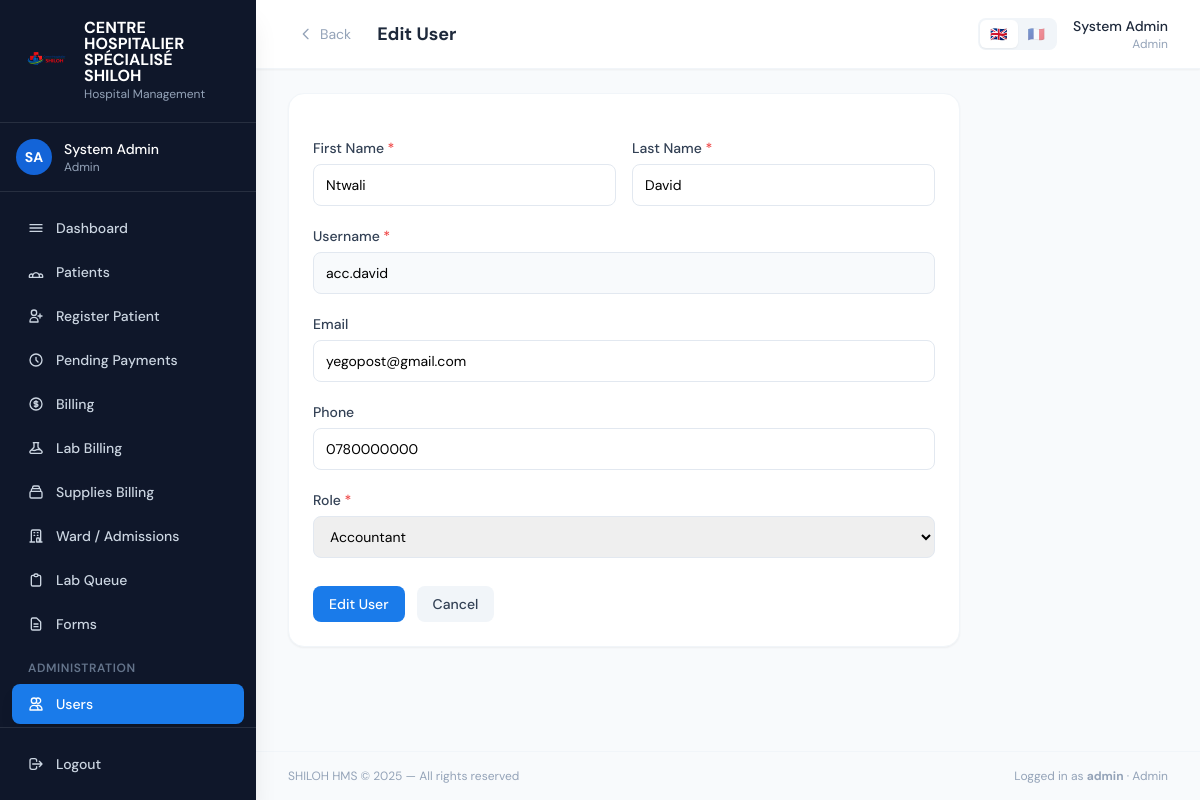
The app's page /users/45/edit/ (signed in) with its own data.
### core/models.py (models this page shows, shortened)
class HospitalSettings(models.Model):
    hospital_name = models.CharField(
        max_length=200, default='Hospital',
        help_text="Hospital name shown on receipts and the login page"
    )
    logo = models.ImageField(
        upload_to='hospital_logo/', null=True, blank=True,
        help_text="Logo shown on login page, receipts, and as favicon"
    )
    logo_size = models.CharField(
        max_length=10, choices=LogoSize.choices, default=LogoSize.MEDIUM,
        help_text="Display size of the logo on the login page and sidebar"
    )
    consultation_fee = models.DecimalField(
        max_digits=12, decimal_places=2, default=0,
        help_text="Standard consultation fee in CDF"
    )
    fixed_fee = models.DecimalField(
        max_digits=14, decimal_places=2, default=46136.71,
        help_text="Fixed administrative fee in CDF added to every bill"
    )
    currency = models.CharField(
        max_length=10, default='CDF',
        help_text="Primary currency code or symbol (e.g. CDF, RWF, KES)"
    )
    language = models.CharField(
        max_length=10,
        choices=[('en', 'English'), ('fr', 'Français')],
        default='en',
        help_text="System-wide display language for all users"
    )
    updated_at = models.DateTimeField(auto_now=True)
    updated_by = models.ForeignKey(
        'User', null=True, blank=True, on_delete=models.SET_NULL, related_name='settings_updated'
    )
    class Meta:
        verbose_name = "Hospital Settings"
    @classmethod
    def get(cls):
        obj, _ = cls.objects.get_or_create(pk=1)
        return obj

class User(AbstractUser):
    role = models.CharField(max_length=20, choices=Role.choices, default=Role.RECEPTIONIST)
    specialty = models.CharField(
        max_length=30, choices=Specialty.choices, blank=True, default='',
        help_text="Only applicable for doctors"
    )
    phone = models.CharField(max_length=20, blank=True)
    is_deleted = models.BooleanField(default=False)
    must_change_password = models.BooleanField(default=False)
    preferred_language = models.CharField(
        max_length=5, choices=Language.choices, blank=True, default='',
        help_text="If blank, the hospital's default system language is used."
    )
    created_by = models.ForeignKey(
        'self', null=True, blank=True, on_delete=models.SET_NULL, related_name='created_users'
    )

### core/views.py (the view, shortened to what this page needs)
# urls.py: path('users/<int:pk>/edit/', views.user_edit, name='user_edit'),
@admin_required
def user_edit(request, pk):
    user = get_object_or_404(User, pk=pk, is_deleted=False)
    return render(request, 'core/user_form.html', {'obj': user, 'roles': Role.choices, 'specialties': Specialty.choices, 'action': 'Edit'})

### templates/core/user_form.html (shortened to what this page needs)
{% extends 'base.html' %}
{% load i18n %}
{% block page_title %}{{ action }} User{% endblock %}
{% block content %}
<div class="max-w-2xl">
<div class="card">
  <form method="post" class="space-y-5">
    <div class="grid grid-cols-2 gap-4">
      <div><label class="form-label">First Name <span class="text-red-500">*</span></label><input name="first_name" value="{{ obj.first_name|default:'' }}" required class="form-input" /></div>
      <div><label class="form-label">Last Name <span class="text-red-500">*</span></label><input name="last_name" value="{{ obj.last_name|default:'' }}" required class="form-input" /></div>
    </div>
    <div><label class="form-label">Username <span class="text-red-500">*</span></label><input name="username" value="{{ obj.username|default:'' }}" required {% if obj %}readonly class="form-input bg-slate-50"{% else %}class="form-input"{% endif %} /></div>
    <div><label class="form-label">Email</label><input type="email" name="email" value="{{ obj.email|default:'' }}" class="form-input" /></div>
    <div><label class="form-label">Phone</label><input name="phone" value="{{ obj.phone|default:'' }}" class="form-input" /></div>
    <div>
      <label class="form-label">Role <span class="text-red-500">*</span></label>
      <select name="role" id="roleSelect" required class="form-input">
        {% for val, label in roles %}
        <option value="{{ val }}" {% if obj.role == val %}selected{% endif %}>{{ label }}</option>
        {% endfor %}
      </select>
    </div>
    <div class="flex gap-3 pt-2">
      <button type="submit" class="btn-primary">{{ action }} User</button>
      <a href="{% url 'user_list' %}" class="btn-secondary">Cancel</a>
    </div>
  </form>
</div>
</div>
{% endblock %}

### templates/base.html (shortened to what this page needs)
{% load i18n %}<!DOCTYPE html>
<html lang="{{ request.LANGUAGE_CODE|default:'en' }}">
<head>
  <script src="https://cdn.tailwindcss.com"></script>
</head>
<body class="bg-slate-50 min-h-screen flex">
{% if user.is_authenticated %}
<aside class="w-64 h-screen bg-slate-900 flex flex-col fixed top-0 left-0 z-40 shadow-xl overflow-hidden">
  <div class="px-6 py-5 border-b border-white/10">
    <div class="flex items-center gap-3">
      {% if hospital_logo_url %}
      <img src="{{ hospital_logo_url }}" alt="{{ hospital_name }}"
           style="width:{{ logo_size_px }};height:{{ logo_size_px }};max-width:48px;max-height:48px"
           class="object-contain rounded-xl shrink-0" />
      {% endif %}
      <div>
        <div class="text-white font-bold text-base leading-none">{{ hospital_name|upper }}</div>
        <div class="text-slate-400 text-xs mt-0.5">{% trans "Hospital Management" %}</div>
      </div>
    </div>
  </div>
  <div class="px-4 py-4 border-b border-white/10">
    <div class="flex items-center gap-3">
      <div class="w-9 h-9 bg-brand-700 rounded-full flex items-center justify-center text-white text-sm font-bold">
        {{ user.first_name|first|upper }}{{ user.last_name|first|upper }}
      </div>
      <div class="flex-1 min-w-0">
        <div class="text-white text-sm font-medium truncate">{{ user.get_full_name }}</div>
        <div class="text-slate-400 text-xs capitalize">{{ user.get_role_display }}</div>
      </div>
    </div>
  </div>
  <nav class="flex-1 px-3 py-4 space-y-1 overflow-y-auto">
    <a href="{% url 'dashboard' %}" class="sidebar-link {% if request.resolver_match.url_name == 'dashboard' %}active{% endif %}">
      <svg class="w-4 h-4" fill="none" viewBox="0 0 24 24" stroke="currentColor"><path stroke-linecap="round" stroke-linejoin="round" stroke-width="2" d="M3 7h18M3 12h18M3 17h18"/></svg>
      {% trans "Dashboard" %}
    </a>
    {% if user.role != 'accountant' and user.role != 'lab_technician' %}
    <a href="{% url 'patient_list' %}" class="sidebar-link {% if 'patient' in request.resolver_match.url_name %}active{% endif %}">
      {% trans "Patients" %}
    </a>
    {% endif %}
    {% if user.role == 'receptionist' or user.role == 'admin' %}
    <a href="{% url 'patient_register' %}" class="sidebar-link {% if request.resolver_match.url_name == 'patient_register' %}active{% endif %}">
      <svg class="w-4 h-4" fill="none" viewBox="0 0 24 24" stroke="currentColor"><path stroke-linecap="round" stroke-linejoin="round" stroke-width="2" d="M18 9v3m0 0v3m0-3h3m-3 0h-3m-2-5a4 4 0 11-8 0 4 4 0 018 0zM3 20a6 6 0 0112 0v1H3v-1z"/></svg>
      {% trans "Register Patient" %}
    </a>
    {% endif %}
    {% if user.role == 'accountant' or user.role == 'admin' %}
    <a href="{% url 'pending_billing_list' %}" class="sidebar-link {% if 'pending_billing' in request.resolver_match.url_name %}active{% endif %}">
      <svg class="w-4 h-4" fill="none" viewBox="0 0 24 24" stroke="currentColor"><path stroke-linecap="round" stroke-linejoin="round" stroke-width="2" d="M12 8v4l3 3m6-3a9 9 0 11-18 0 9 9 0 0118 0z"/></svg>
      {% trans "Pending Payments" %}
    </a>
    <a href="{% url 'billing_dashboard' %}" class="sidebar-link {% if 'billing_dashboard' == request.resolver_match.url_name or 'payment' in request.resolver_match.url_name %}active{% endif %}">
      {% trans "Billing" %}
    </a>
    <a href="{% url 'lab_billing_list' %}" class="sidebar-link {% if 'lab_billing' in request.resolver_match.url_name or 'lab_payment' in request.resolver_match.url_name %}active{% endif %}">
      {% trans "Lab Billing" %}
    </a>
    <a href="{% url 'supplies_billing_list' %}" class="sidebar-link {% if 'supplies_billing' in request.resolver_match.url_name %}active{% endif %}">
      <svg class="w-4 h-4" fill="none" viewBox="0 0 24 24" stroke="currentColor"><path stroke-linecap="round" stroke-linejoin="round" stroke-width="2" d="M19 11H5m14 0a2 2 0 012 2v6a2 2 0 01-2 2H5a2 2 0 01-2-2v-6a2 2 0 012-2m14 0V9a2 2 0 00-2-2M5 11V9a2 2 0 012-2m0 0V5a2 2 0 012-2h6a2 2 0 012 2v2M7 7h10"/></svg>
      {% trans "Supplies Billing" %}
    </a>
    {% endif %}
    {% if user.role == 'nurse' or user.role == 'admin' %}
    <a href="{% url 'admission_list' %}" class="sidebar-link {% if 'admission' in request.resolver_match.url_name %}active{% endif %}">
      <svg class="w-4 h-4" fill="none" viewBox="0 0 24 24" stroke="currentColor"><path stroke-linecap="round" stroke-linejoin="round" stroke-width="2" d="M19 21V5a2 2 0 00-2-2H7a2 2 0 00-2 2v16m14 0h2m-2 0h-5m-9 0H3m2 0h5M9 7h1m-1 4h1m4-4h1m-1 4h1m-2 10v-5a1 1 0 011-1h2a1 1 0 011 1v5m-4 0h4"/></svg>
      {% trans "Ward / Admissions" %}
    </a>
    {% endif %}
    {% if user.role == 'lab_technician' or user.role == 'admin' %}
    <a href="{% url 'lab_queue' %}" class="sidebar-link {% if 'lab' in request.resolver_match.url_name %}active{% endif %}">
      <svg class="w-4 h-4" fill="none" viewBox="0 0 24 24" stroke="currentColor"><path stroke-linecap="round" stroke-linejoin="round" stroke-width="2" d="M9 5H7a2 2 0 00-2 2v12a2 2 0 002 2h10a2 2 0 002-2V7a2 2 0 00-2-2h-2M9 5a2 2 0 002 2h2a2 2 0 002-2M9 5a2 2 0 012-2h2a2 2 0 012 2"/></svg>
      {% trans "Lab Queue" %}
    </a>
    {% endif %}
    <a href="{% url 'forms_library' %}" class="sidebar-link {% if 'forms' in request.resolver_match.url_name %}active{% endif %}">
      <svg class="w-4 h-4" fill="none" viewBox="0 0 24 24" stroke="currentColor"><path stroke-linecap="round" stroke-linejoin="round" stroke-width="2" d="M9 12h6m-6 4h6m2 5H7a2 2 0 01-2-2V5a2 2 0 012-2h5.586a1 1 0 01.707.293l5.414 5.414a1 1 0 01.293.707V19a2 2 0 01-2 2z"/></svg>
      {% trans "Forms" %}
    </a>
    {% if user.role == 'admin' %}
    <div class="pt-3 pb-1 px-4 text-xs font-semibold text-slate-500 uppercase tracking-wider">{% trans "Administration" %}</div>
    <a href="{% url 'user_list' %}" class="sidebar-link {% if 'user' in request.resolver_match.url_name %}active{% endif %}">
      <svg class="w-4 h-4" fill="none" viewBox="0 0 24 24" stroke="currentColor"><path stroke-linecap="round" stroke-linejoin="round" stroke-width="2" d="M12 4.354a4 4 0 110 5.292M15 21H3v-1a6 6 0 0112 0v1zm0 0h6v-1a6 6 0 00-9-5.197M13 7a4 4 0 11-8 0 4 4 0 018 0z"/></svg>
      {% trans "Users" %}
    </a>
    {% endif %}
  </nav>
  <div class="px-3 py-4 border-t border-white/10">
    <a href="{% url 'logout' %}" class="sidebar-link text-red-400 hover:bg-red-500/10 hover:text-red-300">
      <svg class="w-4 h-4" fill="none" viewBox="0 0 24 24" stroke="currentColor"><path stroke-linecap="round" stroke-linejoin="round" stroke-width="2" d="M17 16l4-4m0 0l-4-4m4 4H7m6 4v1a3 3 0 01-3 3H6a3 3 0 01-3-3V7a3 3 0 013-3h4a3 3 0 013 3v1"/></svg>
      {% trans "Logout" %}
    </a>
  </div>
</aside>
<div class="ml-64 flex-1 flex flex-col min-h-screen">
  <header class="bg-white border-b border-slate-100 px-8 py-4 flex items-center justify-between sticky top-0 z-30 shadow-sm">
    <div class="flex items-center gap-4">
      <button onclick="history.back()"
              class="flex items-center gap-1.5 text-slate-400 hover:text-slate-700 hover:bg-slate-100 px-2.5 py-1.5 rounded-lg transition-colors text-sm"
              title="Go back">
        <svg class="w-4 h-4" fill="none" viewBox="0 0 24 24" stroke="currentColor"><path stroke-linecap="round" stroke-linejoin="round" stroke-width="2" d="M15 19l-7-7 7-7"/></svg>
        {% trans "Back" %}
      </button>
      <div>
        <h1 class="text-lg font-bold text-slate-800">{% block page_title %}Dashboard{% endblock %}</h1>
      </div>
    </div>
    <div class="flex items-center gap-4">
      <form method="post" action="{% url 'set_my_language' %}" class="flex items-center bg-slate-100 rounded-lg p-0.5">
        <button type="submit" name="language" value="en" title="English"
                class="px-2.5 py-1 rounded-md text-sm transition-colors {% if user.preferred_language == 'en' or not user.preferred_language %}bg-white shadow-sm{% else %}opacity-50 hover:opacity-80{% endif %}">
          🇬🇧
        </button>
        <button type="submit" name="language" value="fr" title="Français"
                class="px-2.5 py-1 rounded-md text-sm transition-colors {% if user.preferred_language == 'fr' %}bg-white shadow-sm{% else %}opacity-50 hover:opacity-80{% endif %}">
          🇫🇷
        </button>
      </form>
      <a href="{% url 'my_profile' %}" class="text-right hover:opacity-70 transition-opacity">
        <div class="text-sm font-medium text-slate-800">{{ user.get_full_name }}</div>
        <div class="text-xs text-slate-400 capitalize">{{ user.get_role_display }}</div>
      </a>
    </div>
  </header>
  <main class="flex-1 px-8 py-6">
{% else %}
<div class="flex-1">
{% endif %}
{% block content %}{% endblock %}
{% if user.is_authenticated %}
  </main>
  <footer class="px-8 py-4 border-t border-slate-100 text-xs text-slate-400 flex justify-between">
    <span>SHILOH HMS &copy; 2025 — {% trans "All rights reserved" %}</span>
    <span>{% trans "Logged in as" %} <strong>{{ user.username }}</strong> · <span class="capitalize">{{ user.get_role_display }}</span></span>
  </footer>
</div>
{% else %}
</div>
{% endif %}
</body>
</html>

### templates/base.html (style rules this page uses)
body { font-family: 'DM Sans', sans-serif; }
.sidebar-link { @apply flex items-center gap-3 px-4 py-2.5 rounded-lg text-slate-300 hover:bg-white/10 hover:text-white transition-all text-sm font-medium; }
.sidebar-link.active { @apply bg-brand-600 text-white shadow-lg; }
.card { @apply bg-white rounded-2xl shadow-sm border border-slate-100 p-6; }
.btn-primary { @apply inline-flex items-center gap-2 bg-brand-600 hover:bg-brand-700 text-white px-4 py-2 rounded-lg text-sm font-medium transition-colors; }
.btn-secondary { @apply inline-flex items-center gap-2 bg-slate-100 hover:bg-slate-200 text-slate-700 px-4 py-2 rounded-lg text-sm font-medium transition-colors; }
.form-input { @apply w-full border border-slate-200 rounded-lg px-3 py-2.5 text-sm focus:outline-none focus:ring-2 focus:ring-brand-500 focus:border-transparent transition-all; }
.form-label { @apply block text-sm font-medium text-slate-700 mb-1.5; }

### records on screen
HospitalSettings: hospital_name "CENTRE HOSPITALIER SPÉCIALISÉ SHILOH"
User: first_name|first "S", last_name|first "A", get_full_name "System Admin", role "Admin", username "admin"
User: first_name "Ntwali", last_name "David", username "acc.david", email "yegopost@gmail.com", phone "0780000000", role "Accountant"

### other values on screen
{{ action }} "Edit"
